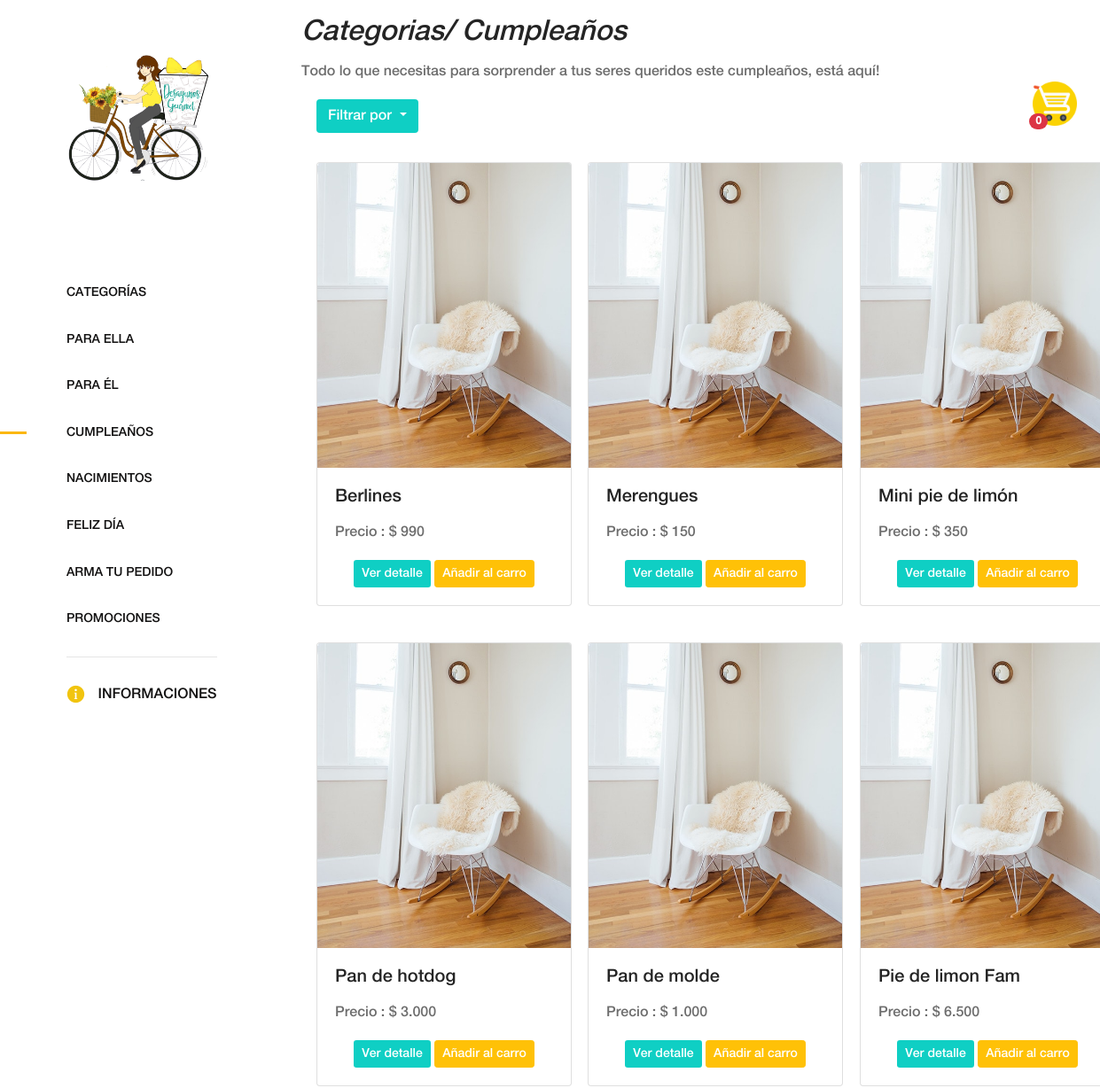
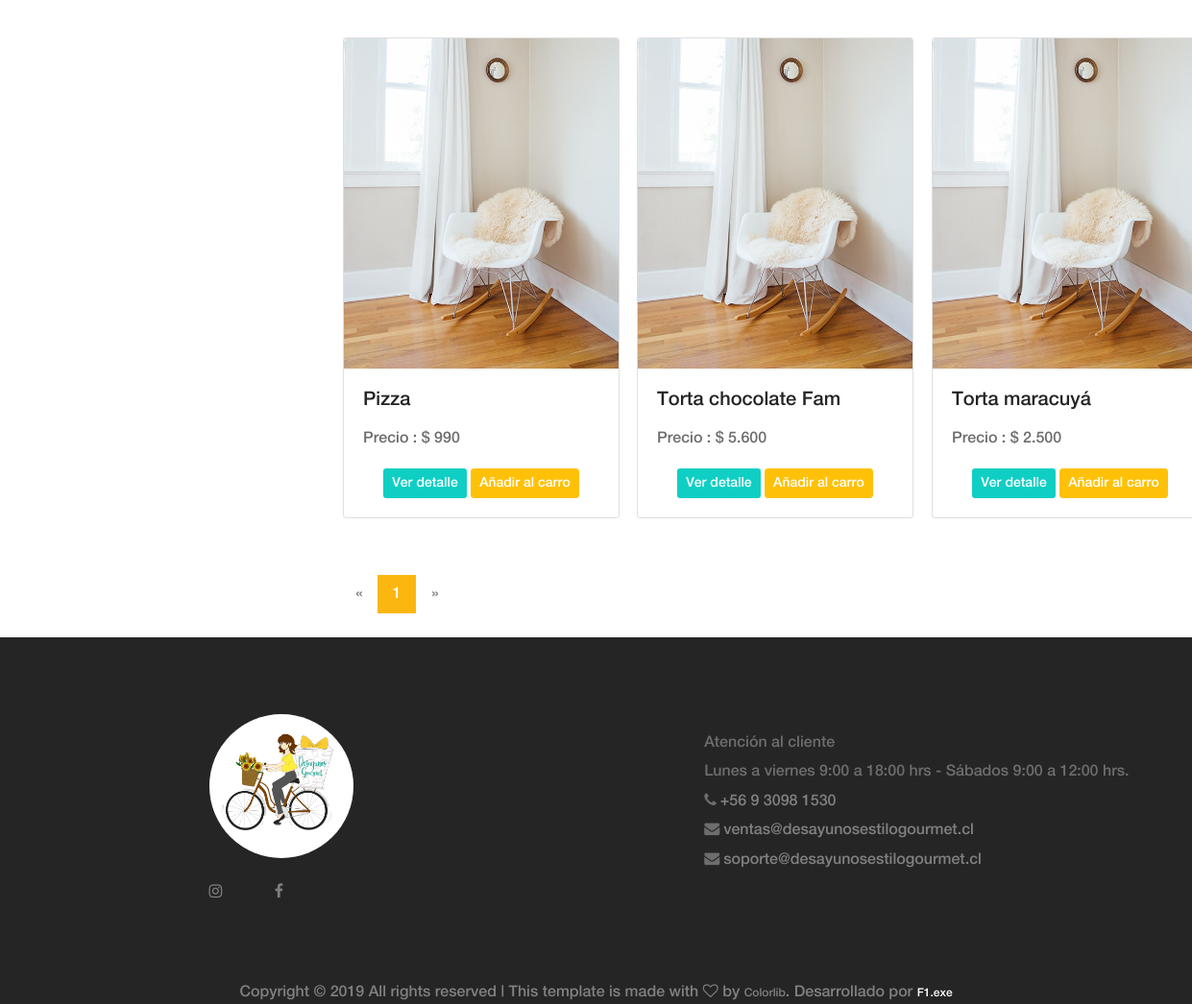
Screenshot of /categorias/cumpleanos.php with the database file from the repository (2 pictures, top to bottom).
### tables this page shows
CREATE TABLE `producto` (
  `id` int(11) NOT NULL,
  `nombre` varchar(255) NOT NULL,
  `precio` int(11) NOT NULL,
  `stock` int(11) NOT NULL,
  `fecha_creacion` timestamp NOT NULL DEFAULT CURRENT_TIMESTAMP,
  `imagen` varchar(255) NOT NULL,
  `categoria` int(11) NOT NULL,
  `detalle` varchar(255) NOT NULL
);

### funciones/funciones.php (called while the page is built, shortened)
<?php
include __DIR__.'/../conexion/BDconexion.php';
function obtenerCantidadCumpleanos(){
  global $conn;
  $query = 'SELECT COUNT(*) as cantidad_productos FROM producto WHERE categoria = 3';
  $resp =  mysqli_query($conn,$query);
  $row =  mysqli_fetch_array($resp);
  return $row["cantidad_productos"];
}
function listarProductosCumpleanos($start, $order, $item){
  global $conn;
  $query = "SELECT id,nombre,precio,imagen FROM producto WHERE categoria =  3 ORDER BY ".$item." ".$order." LIMIT ".$start.", ".NUM_ITEMS_BY_PAGE."";
  $resp =  mysqli_query($conn,$query);
  return $resp;
}

### categorias/cumpleanos.php (the view, shortened to what this page needs)
<?php
include '../funciones/funciones.php';
$cant_prod =  obtenerCantidadCumpleanos();
$cantidad_productos = 0;
if(isset($_SESSION["carrito_compras"])){
    $cantidad_productos =  count($_SESSION["carrito_compras"]);
}else{
    $cantidad_productos = 0;
}
?>
<!DOCTYPE html>
<html lang="en">
<head>
    <link rel="stylesheet" href="../css/core-style.css">
    <link rel="stylesheet" href="../css/style.css">
</head>
<body>
 <div class="sticky-container">
            <ul class="sticky">
                <li>
                    <a href="../cart.php">
                        <img src="../img/shopping-cart.png" width="50" height="50">
                    </a>
                </li>
                <div id="contador_carro">
                    <span class="badge badge-pill badge-danger">
                        <div id="cantidad_productos">
                            <?php echo $cantidad_productos;?>
                        </div>
                    </span>
                </div>
            </ul>
        </div>
    <div class="main-content-wrapper d-flex clearfix">
        <header class="header-area clearfix">
            <div class="logo">
                <a href="../index.php"><img src="../img/core-img/logo_deg.png" alt=""></a>
            </div>
            <nav class="amado-nav">
                <ul id="exampleAccordion">
                    <li><a href="../index.php">Categorías</a></li>
                    <li><a href="para-ella.php">Para Ella</a></li>
                    <li><a href="para-el.php">Para Él</a></li>
                    <li class="active"><a href="cumpleanos.php">Cumpleaños</a></li>
                    <li><a href="nacimientos.php">Nacimientos</a></li>
                    <li>
                        <a class="nav-link nav-link-collapse collapsed" data-toggle="collapse" href="#collapseComponents" data-parent="#exampleAccordion">Feliz día</a>
                    </li>
                    <li><a href="armar-pedido.php">Arma tu pedido</a></li>
                    <li><a href="promociones.php">Promociones</a></li>
                </ul>
            </nav>
            <hr>
            <div class="cart-fav-search mb-100">
                <a href="../informaciones.php" class="cart-nav"><img src="../img/info-yellow.png" alt=""> Informaciones</a>
            </div>
        </header>
        <div class="products-catagories-area clearfix">
                <div class="mt-3 ml-20">
                    <h2 class="titulo-cursivo">Categorias/ Cumpleaños</h2>
                    <p>Todo lo que necesitas para sorprender a tus seres queridos este cumpleaños, está aquí!</p>
                </div>
                <div class="dropdown centrado-filtro">
                        <button class="btn btn-detalle dropdown-toggle" type="button" id="dropdownMenuButton" data-toggle="dropdown" aria-haspopup="true" aria-expanded="false">
                            Filtrar por
                        </button>
                    </div>
            <div class="amado-pro-catagory clearfix">
            <?php
            if($cant_prod > 0) {
                $page = false;
                if (!$page) {
                    $start = 0;
                    $page = 1;
                } else {
                    $start = ($page - 1) * NUM_ITEMS_BY_PAGE;
                }
                $total_pages = ceil($cant_prod / NUM_ITEMS_BY_PAGE);
                if(isset($_SESSION["filtro"])){
                    if($_SESSION["filtro"] == 1){
                        $resp  = listarProductosCumpleanos($start, "ASC", "nombre");
                    }else if($_SESSION["filtro"] == 2){
                        $resp  = listarProductosCumpleanos($start, "DESC", "nombre");
                    }else if($_SESSION["filtro"] == 3){
                        $resp  = listarProductosCumpleanos($start, "ASC", "precio");
                    }else if($_SESSION["filtro"] == 4){
                        $resp  = listarProductosCumpleanos($start, "DESC", "precio");
                    }
                }else{
                    $resp  = listarProductosCumpleanos($start, "ASC", "nombre");
                }
                if($resp->num_rows > 0){
            while($row =  mysqli_fetch_array($resp)){ ?>
                    <div class="single-products-catagory clearfix">
                            <div class="col-sm-4 py-2">
                                    <div class="card mt-25 centrado-card" style="width: 18rem;">
                                            <img class="card-img-top" src="../img/productos/<?php echo $row["imagen"];?>" alt="Producto Desayuno Estilo Gourmet">
                                            <div class="card-body">
                                                <h5 class="card-title"><?php echo $row["nombre"];?></h5>
                                                <p class="card-text">
                                                    Precio : <?php echo "$ ".number_format($row['precio'], 0, '', '.');?><br>
                                                </p>
                                                <form name="form_detalle_prod" method="POST" action="../product-details.php">
                                                    <div style="text-align:center">
                                                        <button class="btn btn-detalle btn-sm" id="ver_detalle" name="ver_detalle">Ver detalle</button>
                                                        <button onclick='modalIndex("<?php echo $row["nombre"];?>", "<?php echo $row["precio"];?>","<?php echo $row["id"];?>","<?php echo $row["imagen"]?>")' type="button" class="btn btn-warning btn-sm" style="color:white;" id="add_carro" name="add_carro">Añadir al carro</button>
                                                    </div>
                                                </form>
                                            </div>
                                    </div>
                            </div>
                    </div>
              <?php  } } ?>
            </div>
        </div>
    </div>
      <?php
                        echo '<nav aria-label="navigation" class="mr-18">';
                            echo '<ul class="pagination mt-50 centrado-paginador">';
                            if ($total_pages > 1) {
                                if ($page != 1) {
                                    echo '<li class="page-item"><a class="page-link" href="cumpleanos.php?page='.($page-1).'"><span aria-hidden="true">&laquo;</span></a></li>';
                                }
                                if($total_pages <= 5){
                                    if($cant_prod > NUM_ITEMS_BY_PAGE && $cant_prod < ((NUM_ITEMS_BY_PAGE * 2) + 1) ){
                                        $inicio = 1;
                                        $final = 2;
                                    }else if($cant_prod > (NUM_ITEMS_BY_PAGE * 2) && $cant_prod < ((NUM_ITEMS_BY_PAGE * 3)) + 1){
                                        $inicio = 1;
                                        $final = 3;
                                    }else if($cant_prod > (NUM_ITEMS_BY_PAGE * 3) && $cant_prod < ((NUM_ITEMS_BY_PAGE * 4) + 1)){
                                        $inicio = 1;
                                        $final = 4;
                                    }else if($cant_prod > (NUM_ITEMS_BY_PAGE * 4) && $cant_prod < ((NUM_ITEMS_BY_PAGE * 5) + 1)){
                                        $inicio = 1;
                                        $final = 5;
                                    }
                                }else{
                                    if($page > 3 && $page < $total_pages-2){
                                        $inicio = $page-2;
                                            $final = $page+2;
                                        }else if($page < 4){
                                            $inicio = 1;
                                            $final = 5;
                                        }else if($page >= $total_pages-2){
                                            $inicio = $total_pages-4;
                                            $final = $total_pages;
                                        }
                                }
                                for ($i=$inicio; $i<= $final ;$i++) {
                                    if($page == $i) {
                                        echo '<li class="page-item active"><a class="page-link" href="#">'.$page.'</a></li>';
                                    } else {
                                        echo '<li class="page-item"><a class="page-link" href="cumpleanos.php?page='.$i.'">'.$i.'</a></li>';
                                    }
                                }
                                if ($page != $total_pages) {
                                    echo '<li class="page-item"><a class="page-link" href="cumpleanos.php?page='.($page+1).'"><span aria-hidden="true">&raquo;</span></a></li>';
                                }
                            }else{
                                echo '<li class="page-item disabled"><a class="page-link" href="san-valentin.php?page='.($page-1).'"><span aria-hidden="true">&laquo;</span></a></li>';
                                echo '<li class="page-item active"><a class="page-link" href="#">'.$page.'</a></li>';
                                echo '<li class="page-item disabled"><a class="page-link" href="san-valentin.php?page='.($page+1).'"><span aria-hidden="true">&raquo;</span></a></li>';
                            }
                            echo '</ul>';
                           echo '</nav>';
                    } ?>
    <footer class="footer_area clearfix mt-25">
        <div class="container">
            <div class="row align-items-center">
                <div class="col-12 col-lg-4">
                    <div class="single_widget_area resolucion-img-footer">
                        <div class="avatar-footer">
                                <div class="footer-logo">
                                    <a href="../index.php"><img class="img-footer" src="../img/core-img/dgtrans.png"  alt="Logo Desayunos estilo gourmet"></a>
                                </div>
                        </div>
                        <br>
                        <br>
                        <a id="href-footer" target="_blank" href="https://www.instagram.com/estilo_gourmet_/?hl=es-la"><i class="fa fa-instagram" aria-hidden="true"></i></a>
                        <a id="href-footer" target="_blank" style="margin-left: 50px;" href="https://www.facebook.com/Regaladesayunosconestilo"><i class="fa fa-facebook" aria-hidden="true"></i></a>
                    </div>
                </div>
              <div class="col-12 col-lg-8">
                    <div class="single_widget_area">
                            <div class="footer_menu">
                                <nav class="navbar navbar-expand-lg justify-content-end">
                                    <div class="collapse navbar-collapse" id="footerNavContent">
                                        <div class="info-cliente">
                                            <p>
                                                Atención al cliente <br>
                                                Lunes a viernes 9:00 a 18:00 hrs -
                                                Sábados 9:00 a 12:00 hrs.<br>
                                                <i class="fa fa-phone" aria-hidden="true">
                                                    <a id="href-footer" href="tel:+56930981530"> +56 9 3098 1530</a>
                                                </i>
                                                <br>
                                                <i class="fa fa-envelope" aria-hidden="true">
                                                    <a id="href-footer" href="mailto:ventas@desayunosestilogourmet.cl" target="_top">ventas@desayunosestilogourmet.cl</a>
                                                </i>
												<br>
												<i class="fa fa-envelope" aria-hidden="true">
                                                    <a id="href-footer" href="mailto:soporte@desayunosestilogourmet.cl" target="_top">soporte@desayunosestilogourmet.cl</a>
                                                </i>
                                            </p>
                                        </div>
                                    </div>
                                </nav>
                         </div>
                    </div>
                </div>
            </div>
        </div>
    </footer>
    <div style="background-color: #252525; text-align: center">
            <span class="copywrite" style="color:gray">
                Copyright &copy;
                 All rights reserved | This template is made with <i class="fa fa-heart-o" aria-hidden="true"></i> by <a style="color:gray" href="https://colorlib.com" target="_blank">Colorlib</a>. Desarrollado por <a style="color:white" href="https://www.f1puntoexe.cl" target="_blank">F1.exe</a>
            </span>
    </div>
</body>
</html>

### rows the page displays
producto: imagen (picture), nombre "Berlines", precio "990"
producto: imagen (picture), nombre "Merengues", precio "150"
producto: imagen (picture), nombre "Mini pie de limón", precio "350"
producto: imagen (picture), nombre "Pan de hotdog", precio "3.000"
producto: imagen (picture), nombre "Pan de molde", precio "1.000"
producto: imagen (picture), nombre "Pie de limon Fam", precio "6.500"
producto: imagen (picture), nombre "Pizza", precio "990"
producto: imagen (picture), nombre "Torta chocolate Fam", precio "5.600"
producto: imagen (picture), nombre "Torta maracuyá", precio "2.500"

### other values shown
$cantidad_productos "0"
$page "1"
